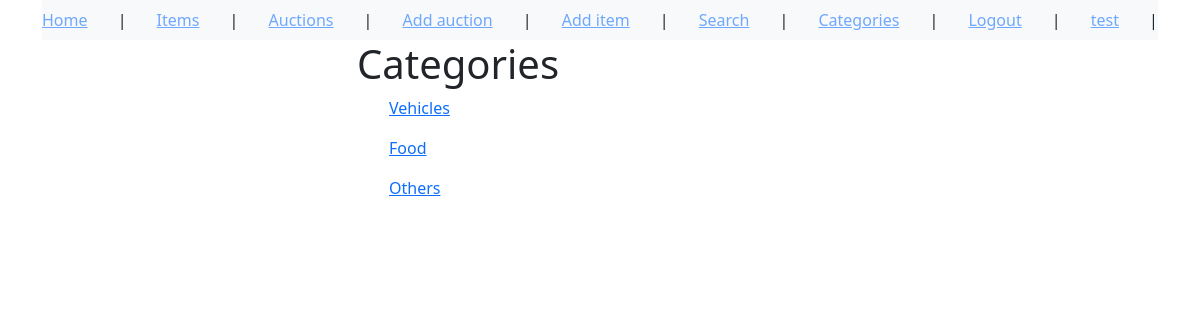
Screenshot of /categories/ (signed in) with the database file from the repository.
### auctions/models.py (models this page shows, shortened)
class Category(models.Model):
    name = models.SlugField(max_length=64)
    description = models.TextField()

### auctions/views.py (the view)
# urls.py: path('categories/', auctions.CategoriesList.as_view()),
class CategoriesList(ListView):
    model = Category

### templates/auctions/category_list.html (shortened to what this page needs)
{% extends 'auctions/base_template.html' %}
{% block content %}
<h1>Categories</h1>
{% for category in category_list %}
    <ul><a href="/category/{{ category.name }}">{{ category.name }}</a></ul>
{% endfor %}
{% endblock %}

### templates/auctions/base_template.html (shortened to what this page needs)
<!DOCTYPE html>
<html lang="en">
<head>
    <link href="https://cdn.jsdelivr.net/npm/bootstrap@5.3.0-alpha3/dist/css/bootstrap.min.css" rel="stylesheet">
</head>
<body><div class="container">
    <nav class="navbar bg-light" data-bs-theme="dark">
        <a href="/home">Home</a> |
        <a href="/items">Items</a> |
        <a href="/auctions">Auctions</a> |
        <a href="/add-auction">Add auction</a> |
        <a href="/add-item">Add item</a> |
        <a href="/search">Search</a> |
        <a href="/categories">Categories</a> |
        {% if user.is_authenticated %}
            <a href="/logout">Logout</a> |
            <a href="/user/{{ user.username }}">{{ user.username }}</a> |
        {% else %}
            <a href="/accounts/login">Login</a> |
            <a href="/create-account">Create account</a> |
        {% endif %}
</nav>
</div>
<div id="content", name="content", class="main">
    <div class="row justify-content-center">
        <div class="col-5">
{% block content %}{% endblock %}
</div>
</div>
</div>
</body>
</html>

### rows the page displays
Category: name "Vehicles"
Category: name "Food"
Category: name "Others"

### other values shown
{{ user.username }} "test"
